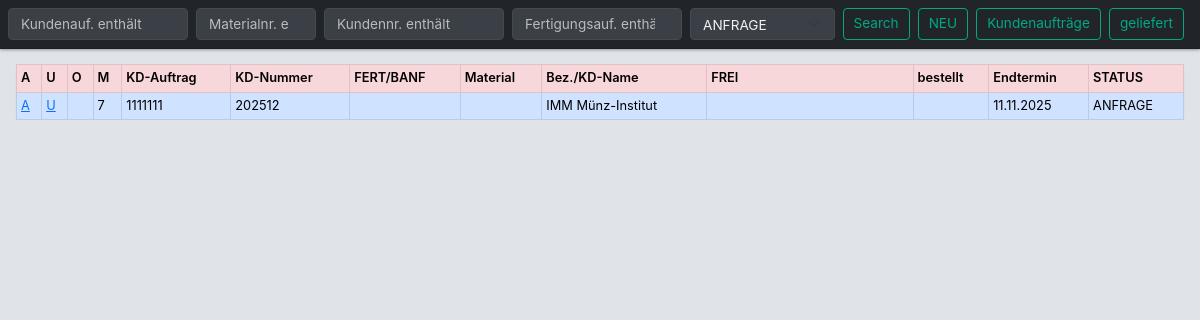
Before: /app_auelb/kd_auftragsliste/ (signed in) with the older database file.
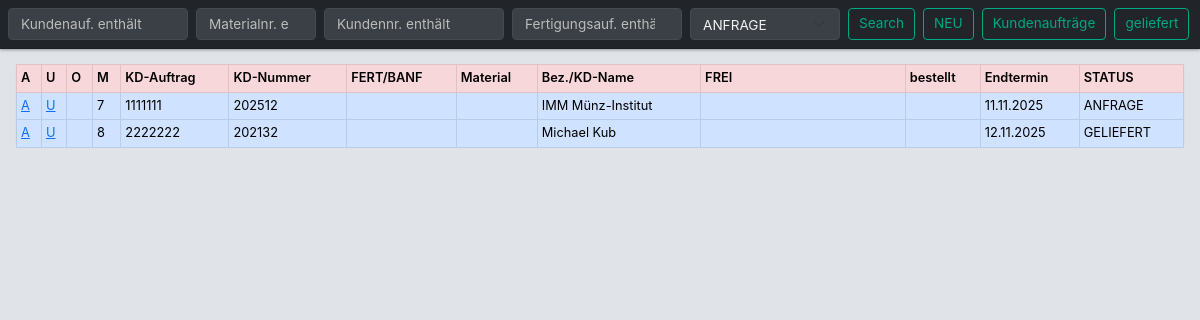
After: the same page with the newer database file.
### app_auelb/models.py (models this page shows, shortened)
class Kundenauftrag(models.Model):
    kundenauftrag = models.IntegerField(verbose_name="Kundenauftrag")
    kundenname = models.ForeignKey(Kunde, on_delete=models.CASCADE,related_name="kdname")
    v_endtermin=models.DateField(default=date.today)
    statuskundenauftrag = models.ForeignKey(StatusKundenauftrag, on_delete=models.CASCADE,related_name="rel_statkd", null=True, blank=True,default="---")
    foto = models.ImageField(upload_to='kundenauftraege/', blank=True, null=True,verbose_name="Bild")
    kun_infofeld = models.TextField("Infofeld", blank=True, null=True)
    class Meta:
        db_table='tbl_kundenauftrage'  # db_table: Tabelle in Datenbank wird mit tbl_marke benannt - wegen Kleinschreibung in xampp
        verbose_name = "Kundenauftrag"
        verbose_name_plural = "Kundenaufträge"

class Kunde(models.Model):
    kundennummer = models.IntegerField(verbose_name="Kundennummer")
    kundenname=models.CharField(max_length=50, verbose_name="Kundenname")
    class Meta:
        db_table='tbl_kunde'
        verbose_name = "Kunde"
        verbose_name_plural = "Kunden"

class StatusKundenauftrag(models.Model):
    kd_auswahl = models.CharField(max_length=20)
    def __str__(self):
        return self.kd_auswahl
    class Meta:
        db_table='tbl_statuskundenauftrage'
        verbose_name = "Status Kundenauftrag"
        verbose_name_plural = "Status Kundenaufträge"

### app_auelb/views.py (the view, shortened to what this page needs)
# urls.py: path('kd_auftragsliste/', views.kd_auftragsliste_view, name='kd_auftragsliste'),
@login_required
def kd_auftragsliste_view(request):
    theirdata = Kundenauftrag.objects.all()
    return render(request, 'app_auelb/auftrag_kd_auftragsliste.html', {
        'meine_daten': Komponente.objects.all(),
        'deine_daten': Produkt.objects.all(),
        'ihre_daten': theirdata,
        'data': StatusKundenauftrag.objects.all(),
    })

### app_auelb/templates/app_auelb/auftrag_kd_auftragsliste.html (shortened to what this page needs)
{% extends "base.html" %}
{% load static %}
{% load crispy_forms_tags %}
{% load django_bootstrap5 %}
{% block header %}
<nav class="navbar navbar-expand-sm bg-dark navbar-dark fixed-top w-100">
    <div class="container-fluid px-2 d-flex align-items-center">
        <form method="get" class="d-flex w-100 align-items-center">
            <input name="searchsuche" class="form-control me-2" type="search" placeholder="Kundenauf. enthält" style="width: 180px;">
            <input name="materialsuche" class="form-control me-2" type="search" placeholder="Materialnr. enthält" style="width: 120px;">
            <input name="kundennummer" class="form-control me-2" type="search" placeholder="Kundennr. enthält" style="width: 180px;">
            <input name="fertigungsauftrag" class="form-control me-2" type="search" placeholder="Fertigungsauf. enthält" style="width: 170px;">
            <select class="form-select me-2" name="my_select" style="width: 150px;">
                {% for item in data %}
                    <option value="{{ item.id }}">{{ item.kd_auswahl }}</option>
                {% endfor %}
            </select>
            <button type="submit" class="btn btn-outline-success btn-sm me-2">Search</button>
            <a href="{% url 'create_kundenauftrag' %}" class="btn btn-outline-success btn-sm me-2">NEU</a>
            <a href="{% url 'kd_auftragsliste' %}" class="btn btn-outline-success btn-sm me-2">Kundenaufträge</a>
            <a href="{% url 'auftragsliste_geliefert' %}" class="btn btn-outline-success btn-sm me-2">geliefert</a>
        </form>
    </div>
</nav>
{% endblock %}
{% block content %}
<div class="table-responsive px-2">
    <table class="table table-bordered table-sm align-middle text-nowrap fs-7 m-0 w-100 m-0">
        <thead class="thead-dark sticky-top">
            <tr class="table-danger">
                <th>A</th>
                <th>U</th>
                <th>O</th>
                <th>M</th>
                <th>KD-Auftrag</th>
                <th>KD-Nummer</th>
                <th>FERT/BANF</th>
                <th>Material</th>
                <th>Bez./KD-Name</th>
                <th>FREI</th>
                <th>bestellt</th>
                <th>Endtermin</th>
                <th>STATUS</th>
            </tr>
        </thead>
                <tbody >
                    {% for z in ihre_daten.all %}
                    <tr class="table-primary py-1">
                        <td><a href="{% url 'kundenauftrag_bearbeiten' z.pk %}">A</a></td>
                        <td><a href="{% url 'kundenauftrag_update' z.pk %}">U</a></td>
                        <td></td>
                        <td>{{ z.id }}</td>
                        <td>{{ z.kundenauftrag }}</td>
                        <td>{{ z.kundenname.kundennummer }}</td>
                        <td></td>
                        <td></td>
                        <td>{% if z.kundenname %}{{ z.kundenname.kundenname }}{% endif %}</td>
                        <td></td>
                        <td></td>
                        <td>{{ z.v_endtermin|date:"d.m.Y" }}</td>
                        <td>{{ z.statuskundenauftrag }}</td>
                    </tr>
                    {% endfor %}
                </tbody>
            </table>
        </div>
{% endblock %}

Changed rows visible on the page:
added Kundenauftrag: id "8", kundenauftrag "2222222", kundenname.kundennummer "202132", kundenname.kundenname "Michael Kub", v_endtermin "12.11.2025", statuskundenauftrag "GELIEFERT"
